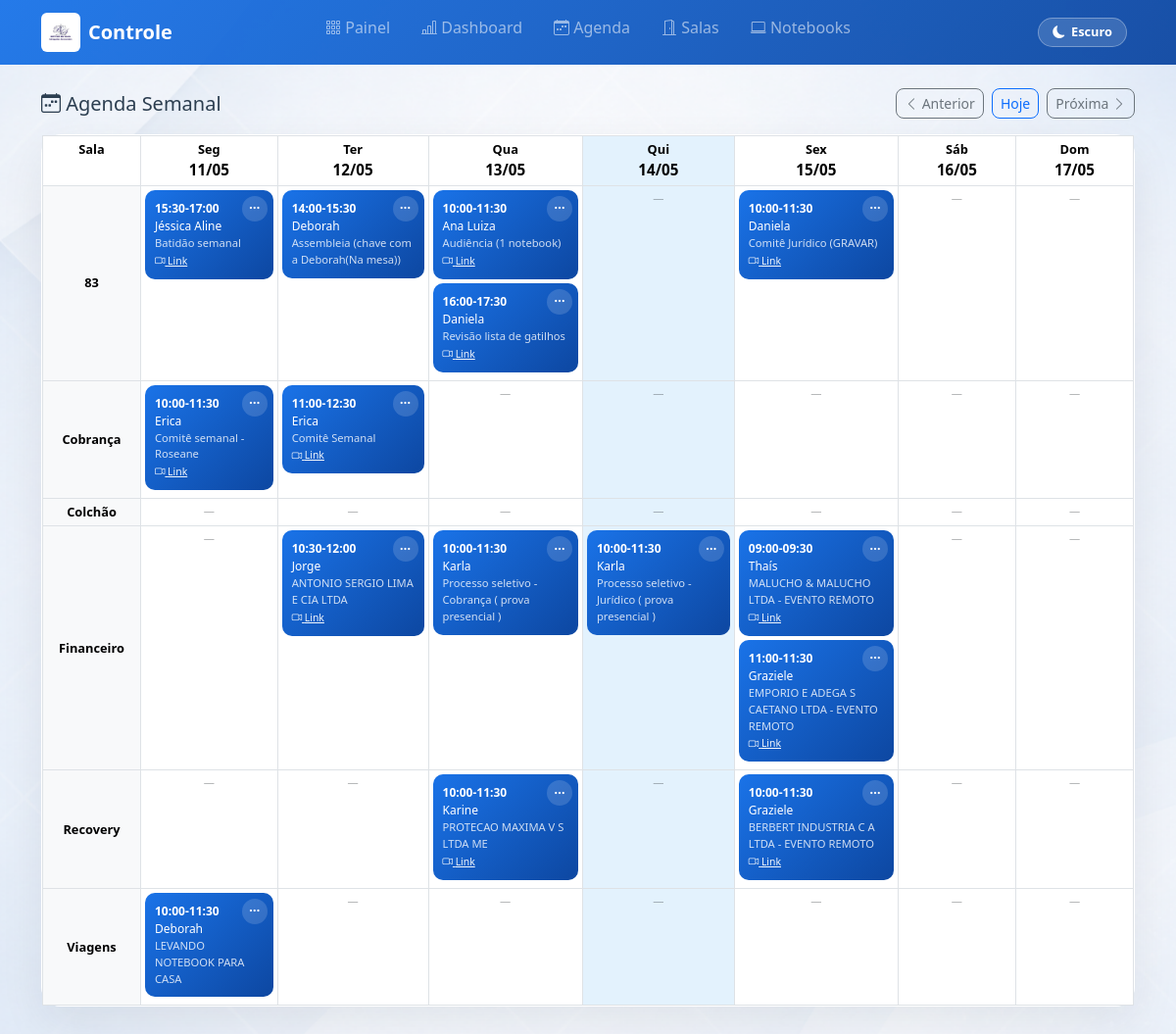
Page /agenda on the committed database.
### tables this page shows
CREATE TABLE salas (
            id INTEGER PRIMARY KEY AUTOINCREMENT,
            nome TEXT NOT NULL UNIQUE
        );

CREATE TABLE reservas_sala (
            id INTEGER PRIMARY KEY AUTOINCREMENT,
            sala_id INTEGER NOT NULL,
            responsavel TEXT NOT NULL,
            data TEXT NOT NULL DEFAULT (date('now','localtime')),
            hora_inicio TEXT NOT NULL,
            hora_fim TEXT NOT NULL,
            motivo TEXT DEFAULT '',
            link_reuniao TEXT DEFAULT '', participantes TEXT DEFAULT '', cnpj_cliente TEXT DEFAULT '', nome_cliente TEXT DEFAULT '', tipo_cliente TEXT DEFAULT '', qtd_notebooks INTEGER DEFAULT 0,
            FOREIGN KEY (sala_id) REFERENCES salas(id) ON DELETE CASCADE
        );

### app.py (the view)
@app.route("/agenda")
def agenda():
    conn = get_db()
    salas = conn.execute("SELECT * FROM salas ORDER BY nome").fetchall()
    data_inicio_str = request.args.get("semana", date.today().isoformat())
    try:
        data_inicio = datetime.strptime(data_inicio_str, "%Y-%m-%d").date()
    except ValueError:
        data_inicio = date.today()
    data_inicio = data_inicio - timedelta(days=data_inicio.weekday())
    dias = [data_inicio + timedelta(days=i) for i in range(7)]
    data_fim = dias[-1]
    semana_anterior = (data_inicio - timedelta(days=7)).isoformat()
    semana_proxima = (data_inicio + timedelta(days=7)).isoformat()
    reservas = conn.execute("""
        SELECT rs.*, s.nome as sala_nome
        FROM reservas_sala rs
        JOIN salas s ON s.id = rs.sala_id
        WHERE rs.data >= ? AND rs.data <= ?
        ORDER BY rs.data, rs.hora_inicio
    """, (data_inicio.isoformat(), data_fim.isoformat())).fetchall()
    conn.close()
    agenda_data = {}
    for d in dias:
        d_str = d.isoformat()
        agenda_data[d_str] = {}
        for s in salas:
            agenda_data[d_str][s["nome"]] = []
    for r in reservas:
        d_str = r["data"]
        sala_nome = r["sala_nome"]
        if d_str in agenda_data and sala_nome in agenda_data[d_str]:
            agenda_data[d_str][sala_nome].append(dict(r))
    DIAS_SEMANA = ["Seg", "Ter", "Qua", "Qui", "Sex", "Sáb", "Dom"]
    return render_template("agenda.html",
                           salas=salas,
                           dias=dias,
                           dias_semana=DIAS_SEMANA,
                           agenda_data=agenda_data,
                           semana_anterior=semana_anterior,
                           semana_proxima=semana_proxima,
                           hoje=date.today().isoformat())

### app.py (called while the page is built)
def get_db():
    conn = sqlite3.connect(DB_PATH)
    conn.row_factory = sqlite3.Row
    conn.execute("PRAGMA foreign_keys = ON")
    return conn

### templates/agenda.html (shortened to what this page needs)
{% extends "base.html" %}
{% block content %}
<div class="d-flex align-items-center justify-content-between mb-3">
    <h5 class="mb-0"><i class="bi bi-calendar-week"></i> Agenda Semanal</h5>
    <div class="d-flex gap-2 align-items-center">
        <a href="{{ url_for('agenda', semana=semana_anterior) }}" class="btn btn-outline-secondary btn-sm"><i class="bi bi-chevron-left"></i> Anterior</a>
        <a href="{{ url_for('agenda') }}" class="btn btn-outline-primary btn-sm">Hoje</a>
        <a href="{{ url_for('agenda', semana=semana_proxima) }}" class="btn btn-outline-secondary btn-sm">Próxima <i class="bi bi-chevron-right"></i></a>
    </div>
</div>
<div class="card">
    <div class="card-body p-0">
        <div class="table-responsive">
            <table class="table table-bordered table-sm mb-0 agenda-table" style="font-size:0.8rem;">
                <thead>
                    <tr class="text-center" style="background:#f8f9fa;">
                        <th style="width:100px;">Sala</th>
                        {% for i in range(dias|length) %}
                        <th class="{% if dias[i].isoformat() == hoje %}agenda-hoje{% endif %}" style="min-width:120px;">
                            <div>{{ dias_semana[i] }}</div>
                            <div class="fw-bold" style="font-size:0.95rem;">{{ dias[i].strftime('%d/%m') }}</div>
                        </th>
                        {% endfor %}
                    </tr>
                </thead>
                <tbody>
                    {% for s in salas %}
                    <tr>
                        <td class="fw-bold text-center align-middle" style="background:#f8f9fa;">{{ s.nome }}</td>
                        {% for d in dias %}
                        {% set d_str = d.isoformat() %}
                        <td class="align-top {% if d_str == hoje %}agenda-hoje{% endif %} agenda-cell"
                            data-sala-id="{{ s.id }}" data-sala-nome="{{ s.nome }}" data-date="{{ d_str }}">
                            {% if agenda_data[d_str][s.nome] %}
                                {% for r in agenda_data[d_str][s.nome] %}
                                <div class="agenda-reserva mb-1" data-reserva-id="{{ r.id }}" data-responsavel="{{ r.responsavel }}" data-participantes="{{ r.participantes or '' }}" data-motivo="{{ r.motivo or '' }}" data-link="{{ r.link_reuniao or '' }}" data-hora-inicio="{{ r.hora_inicio }}" data-date="{{ d_str }}" data-nome-cliente="{{ r.nome_cliente or '' }}" data-cnpj-cliente="{{ r.cnpj_cliente or '' }}" data-tipo-cliente="{{ r.tipo_cliente or '' }}" data-qtd-notebooks="{{ r.qtd_notebooks or 0 }}">
                                    <button type="button" class="agenda-edit-btn" title="Editar"><i class="bi bi-three-dots"></i></button>
                                    <div class="fw-bold">{{ r.hora_inicio }}-{{ r.hora_fim }}</div>
                                    <div>{{ r.responsavel }}</div>
                                    {% if r.motivo %}<div class="text-muted" style="font-size:0.7rem;">{{ r.motivo }}</div>{% endif %}
                                    {% if r.link_reuniao %}<a href="{{ r.link_reuniao }}" target="_blank" style="font-size:0.65rem;"><i class="bi bi-camera-video"></i> Link</a>{% endif %}
                                </div>
                                {% endfor %}
                            {% else %}
                                <div class="text-muted text-center" style="font-size:0.7rem; opacity:0.5;">—</div>
                            {% endif %}
                        </td>
                        {% endfor %}
                    </tr>
                    {% endfor %}
                </tbody>
            </table>
        </div>
    </div>
</div>
{% endblock %}

### templates/base.html (style rules this page uses)
.card { border: 1px solid rgba(255,255,255,0.85); border-radius: 20px; background: rgba(255,255,255,0.92); box-shadow: 0 18px 45px rgba(15, 23, 42, 0.08); backdrop-filter: blur(10px); }
.btn-sm { border-radius: 8px; }
.agenda-table th, .agenda-table td { vertical-align: top; }
.agenda-hoje { background: #e3f2fd !important; }
.agenda-cell { cursor: pointer; min-height: 50px; transition: background 0.15s; }
.agenda-reserva { background: linear-gradient(135deg, #e53935, #ef5350); color: white; border-radius: 6px; padding: 4px 6px; font-size: 0.75rem; }
.agenda-reserva a { color: #ddd; }

### templates/agenda.html (style rules this page uses)
.agenda-reserva { position: relative; background: linear-gradient(135deg, #1a73e8, #0d47a1); color: #fff; border-radius: 10px; padding: 10px; box-shadow: none; }
.agenda-reserva .text-muted { color: rgba(255,255,255,0.8) !important; }
.agenda-reserva a { color: rgba(255,255,255,0.95) !important; text-decoration: underline; }
.agenda-edit-btn { position: absolute; top: 6px; right: 6px; width: 26px; height: 26px; border-radius: 50%; background: rgba(255,255,255,0.15); color: #fff; border: none; display: flex; align-items: center; justify-content: center; padding: 0; }

### rows in the picture
salas: nome "83"
reservas_sala: hora_inicio "15:30", hora_fim "17:00", responsavel "Jéssica Aline", motivo "Batidão semanal"
reservas_sala: hora_inicio "14:00", hora_fim "15:30", responsavel "Deborah", motivo "Assembleia (chave com a Deborah(Na mesa))"
reservas_sala: hora_inicio "10:00", hora_fim "11:30", responsavel "Ana Luiza", motivo "Audiência (1 notebook)"
reservas_sala: hora_inicio "16:00", hora_fim "17:30", responsavel "Daniela", motivo "Revisão lista de gatilhos"
reservas_sala: hora_inicio "10:00", hora_fim "11:30", responsavel "Daniela", motivo "Comitê Jurídico (GRAVAR)"
salas: nome "Cobrança"
reservas_sala: hora_inicio "10:00", hora_fim "11:30", responsavel "Erica", motivo "Comitê semanal - Roseane"
reservas_sala: hora_inicio "11:00", hora_fim "12:30", responsavel "Erica", motivo "Comitê Semanal"
salas: nome "Colchão"
salas: nome "Financeiro"
reservas_sala: hora_inicio "10:30", hora_fim "12:00", responsavel "Jorge", motivo "ANTONIO SERGIO LIMA E CIA LTDA"
reservas_sala: hora_inicio "10:00", hora_fim "11:30", responsavel "Karla", motivo "Processo seletivo - Cobrança ( prova presencial )"
reservas_sala: hora_inicio "10:00", hora_fim "11:30", responsavel "Karla", motivo "Processo seletivo - Jurídico ( prova presencial )"
reservas_sala: hora_inicio "09:00", hora_fim "09:30", responsavel "Thaís", motivo "MALUCHO & MALUCHO LTDA - EVENTO REMOTO"
reservas_sala: hora_inicio "11:00", hora_fim "11:30", responsavel "Graziele", motivo "EMPORIO E ADEGA S CAETANO LTDA - EVENTO REMOTO"
salas: nome "Recovery"
reservas_sala: hora_inicio "10:00", hora_fim "11:30", responsavel "Karine", motivo "PROTECAO MAXIMA V S LTDA ME"
reservas_sala: hora_inicio "10:00", hora_fim "11:30", responsavel "Graziele", motivo "BERBERT INDUSTRIA C A LTDA - EVENTO REMOTO"
salas: nome "Viagens"
reservas_sala: hora_inicio "10:00", hora_fim "11:30", responsavel "Deborah", motivo "LEVANDO NOTEBOOK PARA CASA"

### other values in the picture
{{ dias_semana[i] }} "Seg" "Ter" "Qua" "Qui" "Sex" "Sáb" "Dom"
{{ dias[i].strftime('%d/%m') }} "11/05" "12/05" "13/05" "14/05" "15/05" "16/05" "17/05"
